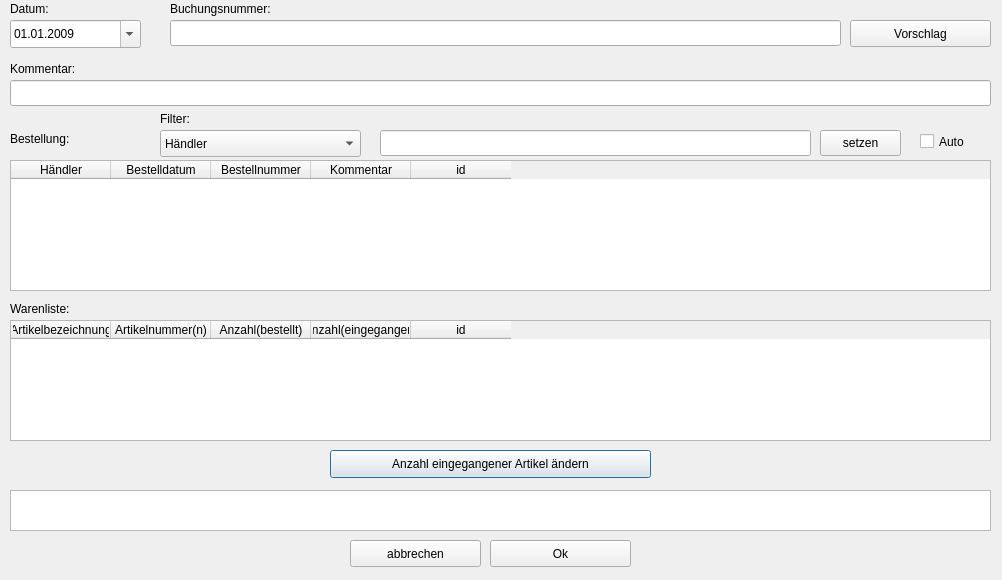
<?xml version="1.0" encoding="UTF-8"?>
<ui version="4.0">
 <class>CInputDlgOrderingIncoming</class>
 <widget class="QDialog" name="CInputDlgOrderingIncoming">
  <property name="geometry">
   <rect>
    <x>0</x>
    <y>0</y>
    <width>1002</width>
    <height>580</height>
   </rect>
  </property>
  <property name="windowTitle">
   <string>Dialog</string>
  </property>
  <property name="windowIcon">
   <iconset resource="lava2res.qrc">
    <normaloff>:/images/res/icon.ico</normaloff>:/images/res/icon.ico</iconset>
  </property>
  <widget class="QLabel" name="label">
   <property name="geometry">
    <rect>
     <x>10</x>
     <y>0</y>
     <width>81</width>
     <height>18</height>
    </rect>
   </property>
   <property name="text">
    <string>Datum:</string>
   </property>
  </widget>
  <widget class="QLabel" name="label_3">
   <property name="geometry">
    <rect>
     <x>10</x>
     <y>300</y>
     <width>101</width>
     <height>18</height>
    </rect>
   </property>
   <property name="text">
    <string>Warenliste:</string>
   </property>
  </widget>
  <widget class="QLabel" name="label_2">
   <property name="geometry">
    <rect>
     <x>10</x>
     <y>130</y>
     <width>131</width>
     <height>18</height>
    </rect>
   </property>
   <property name="text">
    <string>Bestellung:</string>
   </property>
  </widget>
  <widget class="QTableWidget" name="tableWidgetWares">
   <property name="geometry">
    <rect>
     <x>10</x>
     <y>320</y>
     <width>981</width>
     <height>121</height>
    </rect>
   </property>
   <property name="editTriggers">
    <set>QAbstractItemView::NoEditTriggers</set>
   </property>
   <property name="alternatingRowColors">
    <bool>true</bool>
   </property>
   <property name="selectionMode">
    <enum>QAbstractItemView::SingleSelection</enum>
   </property>
   <property name="selectionBehavior">
    <enum>QAbstractItemView::SelectRows</enum>
   </property>
   <column>
    <property name="text">
     <string>Artikelbezeichnung</string>
    </property>
   </column>
   <column>
    <property name="text">
     <string>Artikelnummer(n)</string>
    </property>
   </column>
   <column>
    <property name="text">
     <string>Anzahl(bestellt)</string>
    </property>
   </column>
   <column>
    <property name="text">
     <string>Anzahl(eingegangen)</string>
    </property>
   </column>
   <column>
    <property name="text">
     <string>id</string>
    </property>
   </column>
  </widget>
  <widget class="QDateEdit" name="dateEdit">
   <property name="geometry">
    <rect>
     <x>10</x>
     <y>20</y>
     <width>131</width>
     <height>28</height>
    </rect>
   </property>
   <property name="minimumDate">
    <date>
     <year>2009</year>
     <month>1</month>
     <day>1</day>
    </date>
   </property>
   <property name="displayFormat">
    <string>dd.MM.yyyy</string>
   </property>
   <property name="calendarPopup">
    <bool>true</bool>
   </property>
  </widget>
  <widget class="QTableWidget" name="tableWidgetOrdering">
   <property name="geometry">
    <rect>
     <x>10</x>
     <y>160</y>
     <width>981</width>
     <height>131</height>
    </rect>
   </property>
   <property name="editTriggers">
    <set>QAbstractItemView::NoEditTriggers</set>
   </property>
   <property name="alternatingRowColors">
    <bool>true</bool>
   </property>
   <property name="selectionMode">
    <enum>QAbstractItemView::SingleSelection</enum>
   </property>
   <property name="selectionBehavior">
    <enum>QAbstractItemView::SelectRows</enum>
   </property>
   <column>
    <property name="text">
     <string>Händler</string>
    </property>
   </column>
   <column>
    <property name="text">
     <string>Bestelldatum</string>
    </property>
   </column>
   <column>
    <property name="text">
     <string>Bestellnummer</string>
    </property>
   </column>
   <column>
    <property name="text">
     <string>Kommentar</string>
    </property>
   </column>
   <column>
    <property name="text">
     <string>id</string>
    </property>
   </column>
  </widget>
  <widget class="QLineEdit" name="lineEditComment">
   <property name="geometry">
    <rect>
     <x>10</x>
     <y>80</y>
     <width>981</width>
     <height>26</height>
    </rect>
   </property>
   <property name="maxLength">
    <number>200</number>
   </property>
  </widget>
  <widget class="QLabel" name="label_4">
   <property name="geometry">
    <rect>
     <x>10</x>
     <y>60</y>
     <width>151</width>
     <height>18</height>
    </rect>
   </property>
   <property name="text">
    <string>Kommentar:</string>
   </property>
  </widget>
  <widget class="QPushButton" name="pushButtonEdit">
   <property name="geometry">
    <rect>
     <x>330</x>
     <y>450</y>
     <width>321</width>
     <height>28</height>
    </rect>
   </property>
   <property name="text">
    <string>Anzahl eingegangener Artikel ändern</string>
   </property>
  </widget>
  <widget class="QComboBox" name="comboBoxMask">
   <property name="geometry">
    <rect>
     <x>160</x>
     <y>130</y>
     <width>201</width>
     <height>27</height>
    </rect>
   </property>
   <item>
    <property name="text">
     <string>Händler</string>
    </property>
   </item>
   <item>
    <property name="text">
     <string>Bestelldatum</string>
    </property>
   </item>
   <item>
    <property name="text">
     <string>Bestellnummer</string>
    </property>
   </item>
   <item>
    <property name="text">
     <string>Artikelbezeichnung</string>
    </property>
   </item>
  </widget>
  <widget class="QLineEdit" name="lineEditMask">
   <property name="geometry">
    <rect>
     <x>380</x>
     <y>130</y>
     <width>431</width>
     <height>26</height>
    </rect>
   </property>
   <property name="maxLength">
    <number>200</number>
   </property>
  </widget>
  <widget class="QPushButton" name="pushButtonMaskSet">
   <property name="geometry">
    <rect>
     <x>820</x>
     <y>130</y>
     <width>81</width>
     <height>26</height>
    </rect>
   </property>
   <property name="text">
    <string>setzen</string>
   </property>
  </widget>
  <widget class="QCheckBox" name="checkBoxAuto">
   <property name="geometry">
    <rect>
     <x>920</x>
     <y>130</y>
     <width>71</width>
     <height>23</height>
    </rect>
   </property>
   <property name="text">
    <string>Auto</string>
   </property>
  </widget>
  <widget class="QLabel" name="label_5">
   <property name="geometry">
    <rect>
     <x>160</x>
     <y>110</y>
     <width>62</width>
     <height>17</height>
    </rect>
   </property>
   <property name="text">
    <string>Filter:</string>
   </property>
  </widget>
  <widget class="QTextBrowser" name="textBrowser">
   <property name="geometry">
    <rect>
     <x>10</x>
     <y>490</y>
     <width>981</width>
     <height>41</height>
    </rect>
   </property>
   <property name="palette">
    <palette>
     <active>
      <colorrole role="Text">
       <brush brushstyle="SolidPattern">
        <color alpha="255">
         <red>170</red>
         <green>0</green>
         <blue>0</blue>
        </color>
       </brush>
      </colorrole>
     </active>
     <inactive>
      <colorrole role="Text">
       <brush brushstyle="SolidPattern">
        <color alpha="255">
         <red>170</red>
         <green>0</green>
         <blue>0</blue>
        </color>
       </brush>
      </colorrole>
     </inactive>
     <disabled>
      <colorrole role="Text">
       <brush brushstyle="SolidPattern">
        <color alpha="255">
         <red>150</red>
         <green>147</green>
         <blue>140</blue>
        </color>
       </brush>
      </colorrole>
     </disabled>
    </palette>
   </property>
   <property name="font">
    <font>
     <weight>75</weight>
     <bold>true</bold>
    </font>
   </property>
  </widget>
  <widget class="QLineEdit" name="lineEditBookingnumber">
   <property name="geometry">
    <rect>
     <x>170</x>
     <y>20</y>
     <width>671</width>
     <height>26</height>
    </rect>
   </property>
   <property name="maxLength">
    <number>200</number>
   </property>
  </widget>
  <widget class="QPushButton" name="pushButtonNomination">
   <property name="geometry">
    <rect>
     <x>850</x>
     <y>20</y>
     <width>141</width>
     <height>27</height>
    </rect>
   </property>
   <property name="text">
    <string>Vorschlag</string>
   </property>
  </widget>
  <widget class="QLabel" name="label_6">
   <property name="geometry">
    <rect>
     <x>170</x>
     <y>0</y>
     <width>211</width>
     <height>17</height>
    </rect>
   </property>
   <property name="text">
    <string>Buchungsnummer:</string>
   </property>
  </widget>
  <widget class="QPushButton" name="pushButtonCancel">
   <property name="geometry">
    <rect>
     <x>350</x>
     <y>540</y>
     <width>131</width>
     <height>27</height>
    </rect>
   </property>
   <property name="text">
    <string>abbrechen</string>
   </property>
  </widget>
  <widget class="QPushButton" name="pushButtonOk">
   <property name="geometry">
    <rect>
     <x>490</x>
     <y>540</y>
     <width>141</width>
     <height>27</height>
    </rect>
   </property>
   <property name="text">
    <string>Ok</string>
   </property>
  </widget>
 </widget>
 <tabstops>
  <tabstop>dateEdit</tabstop>
  <tabstop>lineEditBookingnumber</tabstop>
  <tabstop>pushButtonNomination</tabstop>
  <tabstop>lineEditComment</tabstop>
  <tabstop>comboBoxMask</tabstop>
  <tabstop>lineEditMask</tabstop>
  <tabstop>pushButtonMaskSet</tabstop>
  <tabstop>checkBoxAuto</tabstop>
  <tabstop>tableWidgetOrdering</tabstop>
  <tabstop>tableWidgetWares</tabstop>
  <tabstop>pushButtonEdit</tabstop>
  <tabstop>textBrowser</tabstop>
 </tabstops>
 <resources>
  <include location="lava2res.qrc"/>
 </resources>
 <connections/>
</ui>
